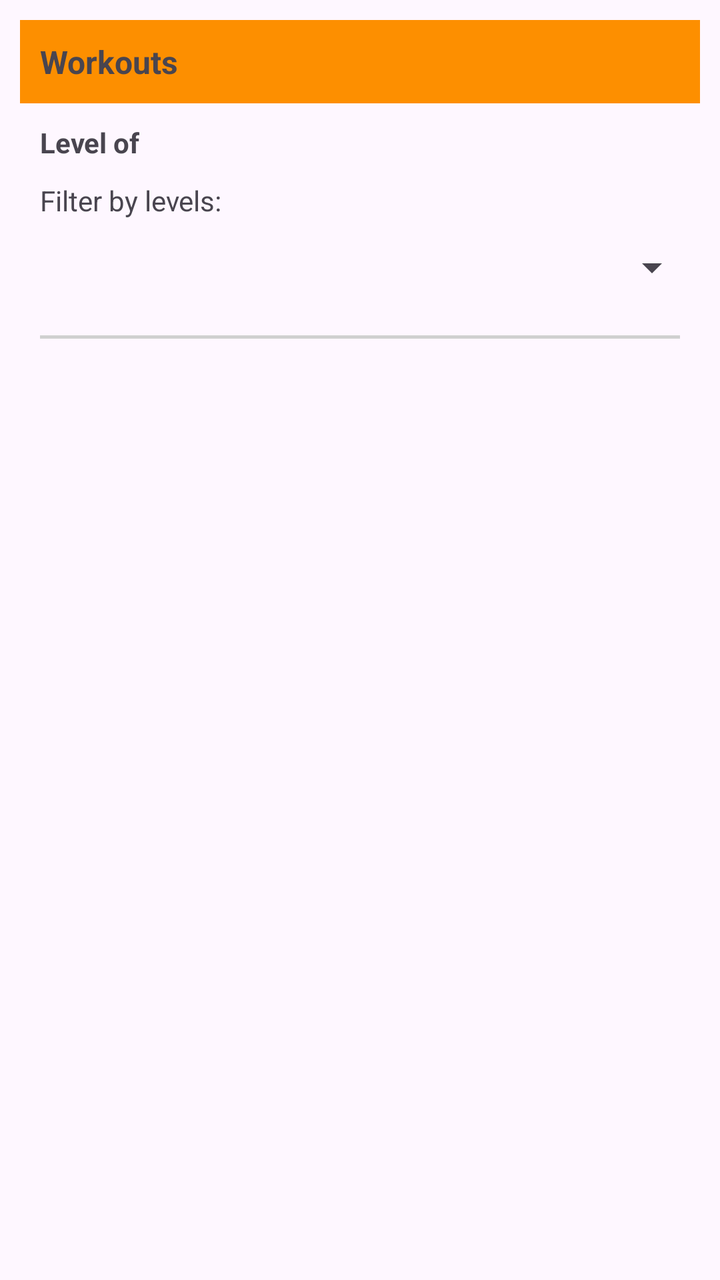
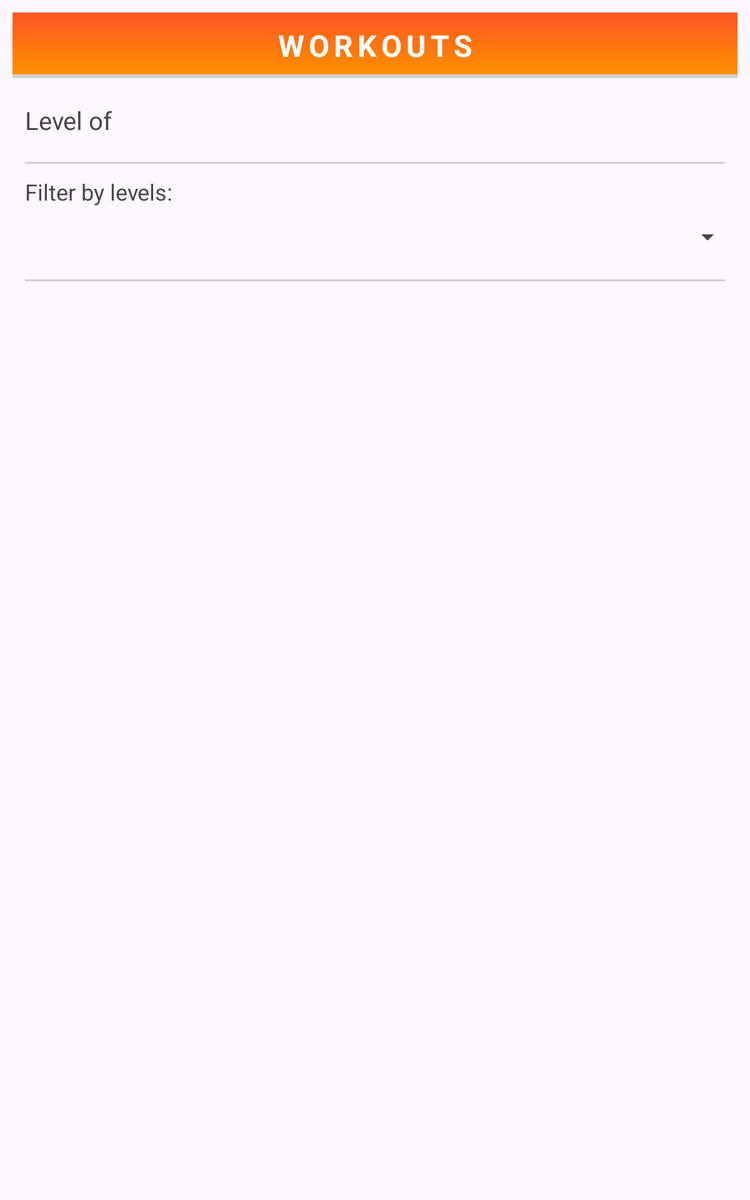

Compare how this app lays out the same screen by default and in its alternative resource folder. The renders come first, then the two layout files and the values they reference.
<!-- AndroidManifest.xml: application theme Theme.EpicFitApp -->
<!-- res/layout/activity_historico.xml -->
<?xml version="1.0" encoding="utf-8"?>

<androidx.constraintlayout.widget.ConstraintLayout xmlns:android="http://schemas.android.com/apk/res/android"
    xmlns:app="http://schemas.android.com/apk/res-auto"
    xmlns:tools="http://schemas.android.com/tools"
    android:id="@+id/historico"
    android:layout_width="match_parent"
    android:layout_height="match_parent"
    android:padding="10dp">

    <LinearLayout
        android:id="@+id/verticalLayout"
        android:layout_width="0dp"
        android:layout_height="0dp"
        android:orientation="vertical"
        app:layout_constraintBottom_toBottomOf="parent"
        app:layout_constraintEnd_toEndOf="parent"
        app:layout_constraintHorizontal_bias="1.0"
        app:layout_constraintStart_toStartOf="parent"
        app:layout_constraintTop_toTopOf="parent"
        app:layout_constraintVertical_bias="0.0">

        <TextView
            android:id="@+id/tituloTxt"
            android:layout_width="match_parent"
            android:layout_height="wrap_content"
            android:background="@color/primary"
            android:padding="10dp"
            android:text="@string/workouts"
            android:textSize="16dp"
            android:textStyle="bold" />

        <LinearLayout
            android:id="@+id/layoutNivel"
            android:layout_width="match_parent"
            android:layout_height="wrap_content"
            android:orientation="horizontal"
            android:paddingStart="10dp"
            android:paddingTop="10dp"
            android:paddingBottom="10dp">

            <TextView
                android:id="@+id/nivelTxt"
                android:layout_width="wrap_content"
                android:layout_height="wrap_content"
                android:layout_weight="0"
                android:paddingEnd="5dp"
                android:text="@string/nivel_pl"
                android:textStyle="bold" />

            <TextView
                android:id="@+id/nivelValorTxt"
                android:layout_width="wrap_content"
                android:layout_height="wrap_content"
                android:layout_weight="1" />

        </LinearLayout>

        <TextView
            android:id="@+id/textView"
            android:layout_width="match_parent"
            android:layout_height="wrap_content"
            android:paddingStart="10dp"
            android:text="@string/filtrar_niveles" />

        <Spinner
            android:id="@+id/spinnerNiveles"
            android:layout_width="match_parent"
            android:layout_height="48dp"
            android:layout_weight="0"
            android:paddingStart="10dp"
            android:paddingEnd="10dp" />

        <View
            android:layout_width="match_parent"
            android:layout_height="1.5dp"
            android:layout_below="@id/imagen"
            android:background="@color/secondary"
            android:layout_marginTop="10dp"
            android:layout_marginStart="10dp"
            android:layout_marginEnd="10dp"/>

        <androidx.recyclerview.widget.RecyclerView
            android:id="@+id/listaHistorico"
            android:layout_width="match_parent"
            android:layout_height="match_parent" />

    </LinearLayout>
</androidx.constraintlayout.widget.ConstraintLayout>
<!-- resources referenced by this layout -->
<resources>
  <color name="primary">#FD8F00</color>
  <color name="secondary">#D0D0D0</color>
  <string name="filtrar_niveles">Filter by levels:</string>
  <string name="nivel_pl">Level of</string>
  <string name="workouts">Workouts</string>
  <style name="Theme.EpicFitApp" parent="Base.Theme.EpicFitApp">
          <item name="colorPrimary">@color/primary</item> 
          <item name="android:textColorPrimary">@color/black</item> 
          <item name="colorPrimaryDark">@color/white</item> 
          <item name="android:windowLightStatusBar">true</item>
      </style>
  <style name="Base.Theme.EpicFitApp" parent="Theme.Material3.DayNight">
      </style>
  <color name="black">#FF000000</color>
  <color name="white">#FFFFFFFF</color>
</resources>
<!-- res/layout-sw600dp/activity_historico.xml (the author's variant of the layout above) -->
<!-- drawn on a 7-inch tablet held upright -->
<?xml version="1.0" encoding="utf-8"?>

<androidx.constraintlayout.widget.ConstraintLayout xmlns:android="http://schemas.android.com/apk/res/android"
    xmlns:app="http://schemas.android.com/apk/res-auto"
    xmlns:tools="http://schemas.android.com/tools"
    android:id="@+id/historico"
    android:layout_width="match_parent"
    android:layout_height="match_parent"
    android:padding="10dp">

    <LinearLayout
        android:id="@+id/verticalLayout"
        android:layout_width="0dp"
        android:layout_height="0dp"
        android:orientation="vertical"
        app:layout_constraintBottom_toBottomOf="parent"
        app:layout_constraintEnd_toEndOf="parent"
        app:layout_constraintHorizontal_bias="1.0"
        app:layout_constraintStart_toStartOf="parent"
        app:layout_constraintTop_toTopOf="parent"
        app:layout_constraintVertical_bias="0.0">

        <TextView
            android:id="@+id/tituloTxt"
            android:layout_width="match_parent"
            android:layout_height="wrap_content"
            android:background="@drawable/bg_title"
            android:letterSpacing="0.15"
            android:padding="10dp"
            android:text="@string/workouts"
            android:textAlignment="center"
            android:textAllCaps="true"
            android:textColor="@color/white"
            android:textSize="24sp"
            android:textStyle="bold"
            tools:ignore="TextContrastCheck" />

        <LinearLayout
            android:id="@+id/layoutNivel"
            android:layout_width="match_parent"
            android:layout_height="wrap_content"
            android:orientation="horizontal"
            android:paddingStart="10dp"
            android:paddingTop="20dp"
            android:paddingBottom="10dp"
            tools:ignore="RtlSymmetry">

            <TextView
                android:id="@+id/nivelTxt"
                android:layout_width="wrap_content"
                android:layout_height="wrap_content"
                android:layout_weight="0"
                android:paddingEnd="5dp"
                android:text="@string/nivel_pl"
                android:textSize="20sp" />

            <TextView
                android:id="@+id/usuarioTxt"
                android:layout_width="wrap_content"
                android:layout_height="wrap_content"
                android:layout_weight="0"
                android:paddingEnd="5dp"
                android:textColor="@color/primary"
                android:textSize="20sp"
                android:textStyle="bold"
                android:layout_marginEnd="10dp"/>

            <TextView
                android:id="@+id/nivelValorTxt"
                android:layout_width="wrap_content"
                android:layout_height="wrap_content"
                android:textSize="20sp"
                android:textStyle="bold" />


        </LinearLayout>

        <View
            android:layout_width="match_parent"
            android:layout_height="1.5dp"
            android:layout_below="@id/imagen"
            android:layout_margin="10dp"
            android:background="@color/secondary"
            tools:ignore="ObsoleteLayoutParam" />

        <TextView
            android:id="@+id/noHistoricos"
            android:layout_width="match_parent"
            android:layout_height="wrap_content"
            android:gravity="center"
            android:text="@string/no_historicos"
            android:visibility="gone" />

        <TextView
            android:id="@+id/txtFiltrar"
            android:layout_width="match_parent"
            android:layout_height="wrap_content"
            android:paddingStart="10dp"
            android:textSize="18sp"
            android:text="@string/filtrar_niveles"
            tools:ignore="RtlSymmetry" />

        <Spinner
            android:id="@+id/spinnerNiveles"
            android:layout_width="match_parent"
            android:layout_height="48dp"
            android:layout_weight="0"
            android:paddingStart="10dp"
            android:paddingEnd="10dp"
            tools:ignore="InefficientWeight" />

        <View
            android:layout_width="match_parent"
            android:layout_height="1.5dp"
            android:layout_below="@id/imagen"
            android:layout_marginStart="10dp"
            android:layout_marginTop="10dp"
            android:layout_marginEnd="10dp"
            android:background="@color/secondary"
            tools:ignore="ObsoleteLayoutParam" />

        <androidx.recyclerview.widget.RecyclerView
            android:id="@+id/listaHistorico"
            android:layout_width="match_parent"
            android:layout_height="match_parent" />

    </LinearLayout>
</androidx.constraintlayout.widget.ConstraintLayout>
<!-- resources referenced by the variant -->
<!-- as a 7-inch tablet held upright resolves them -->
<resources>
  <color name="primary">#FD8F00</color>
  <color name="secondary">#D0D0D0</color>
  <color name="white">#FFFFFFFF</color>
  <!-- drawable bg_title (drawable) -->
  <layer-list xmlns:android="http://schemas.android.com/apk/res/android">
      <item>
          <shape android:shape="rectangle">
              <solid android:color="@color/secondary" />
          </shape>
      </item>
      <item
          android:bottom="3dp">
          <shape android:shape="rectangle">
              <gradient
                  android:angle="90"
                  android:endColor="@color/dark_orange"
                  android:startColor="@color/primary" />
          </shape>
      </item>
  </layer-list>
  <string name="filtrar_niveles">Filter by levels:</string>
  <string name="nivel_pl">Level of</string>
  <string name="no_historicos">You have not completed any workouts</string>
  <string name="workouts">Workouts</string>
  <style name="Theme.EpicFitApp" parent="Base.Theme.EpicFitApp">
          <item name="colorPrimary">@color/primary</item> 
          <item name="android:textColorPrimary">@color/black</item> 
          <item name="colorPrimaryDark">@color/white</item> 
          <item name="android:windowLightStatusBar">true</item>
      </style>
  <color name="dark_orange">#FF5722</color>
  <style name="Base.Theme.EpicFitApp" parent="Theme.Material3.DayNight">
      </style>
  <color name="black">#FF000000</color>
</resources>
